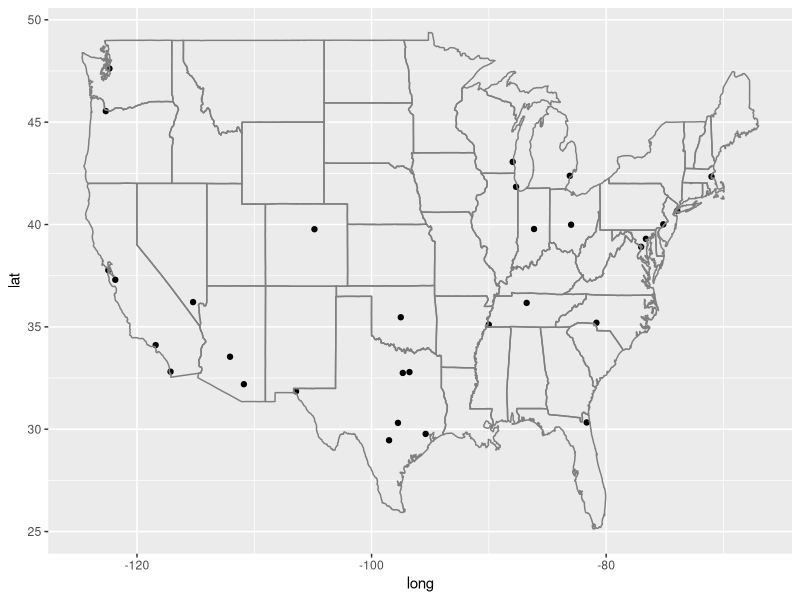

Recreate this plot in R.
## plot US cities with population more than 500000 people
library(maps)
library(ggplot2)
data(us.cities)
big_cities <- subset(us.cities, pop > 500000)
qplot(long, lat, data = big_cities) + borders("state", size = 0.5)
